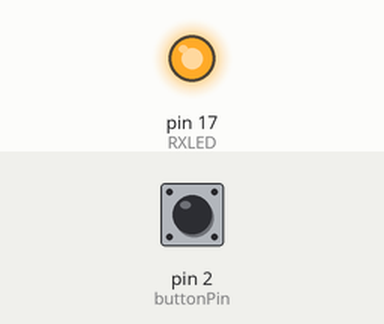
Simulated run of this sketch. Board: Arduino Leonardo, built with avr-gcc and run on an emulated ATmega32U4. On the bench: output pins drawn as LEDs (lit = HIGH). The test bench sets the inputs (shaded band); at power-on: pin 2 (buttonPin) HIGH. USB keyboard and mouse output is not drawn.

Above: at 0.3 s.
At 38.15 s:
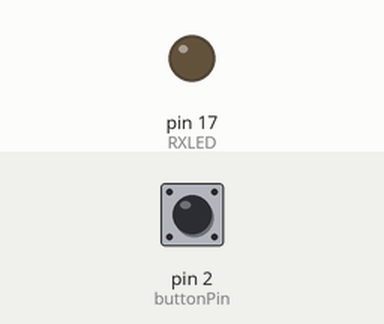
Timing chart, 0 to 39.8 s (numbered marks = the images above):
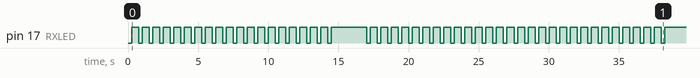

The sketch:

cbenroll-v124.ino
```cpp
#include <Keyboard.h>
#include "header.h"


/* Function Declarations */
void bootLoop();
void showSuccess();
void repeatKey(byte key, int num);
void blink();
void wait(int cycles);
void chooseSetup();
void enterCredentials();
void enterEnrollment();
void mute();

void setup()
{
    Keyboard.begin();          // Start the keyboard emulator
    pinMode(buttonPin, INPUT); // Set up the debugging pin. If you want to debug the code, use a length of wire to connect pins 2 and GND on the board
    digitalWrite(buttonPin, HIGH);

    pinMode(RXLED, OUTPUT); // Configure the on-board LED
    digitalWrite(RXLED, LOW);
    TXLED1;
}

void loop()
{ // Main Function - workflow is called within loop();
    if (digitalRead(buttonPin) == 1)
    { // Check for debugging. If not debugging, run the program
        wait(5);
        mute();
        enterEnrollment();
        if (ethernet) // For ethernet setup. To disable, change ethernet to false in header
        {
            TXLED1; // Toggle the TX on-board LED
            wait(10);
            chooseSetup();
            enterCredentials();
            if (retry)
            {
                Keyboard.write(KEY_ENTER); // press "Try again"
                wait(2);
                enterCredentials(); // re-enter credentials
                wait(2);
            }
        }
        showSuccess();
    }
    bootLoop();
}
```

header.h
```cpp
#include <Keyboard.h>

// Define Device Version #
#define device_version 124 // Change to the ChromeOS version you expect to use with Centipede

#define ethernet true // Set to false if using wireless setup

#define ssid false      // Define SSID for your wireless connection. Change false to "your ssid"
#define wifi_pass false // Define the password for your wireless connection. Change false to "your wifi-password"
#define username "----" // Define the user name for enrolling the device.
#define password "----" // The password for the enrollment GAFE account.

/* Advanced Network Options */
#define retry 0     // attempt to retry enrollment in the event of an enrollment error;
#define enroll true //[true,false] Set to false for devices which only need WiFi setup

/* Use this section for additional non-traditional methods*/
#define longer_enrollment_time 10 // Set to additional seconds to wait for Device Configuration and Enrollment
#define slowMode 1                // [0,1] Set to 1 if Centipede appears to be moving too quickly at any screen. This will slow down the entire process
#define update_wait_time 10       // Set to seconds to wait for mandatory updates to be downloaded

/* Version Definition */
#define VERSION_124 (device_version >= 124)

/* Character Definition */
#define KEY_LEFT_CTRL 0x80
#define KEY_LEFT_SHIFT 0x81
#define KEY_LEFT_ALT 0x82
#define KEY_RIGHT_CTRL 0x84
#define KEY_RIGHT_SHIFT 0x85
#define KEY_RIGHT_ALT 0x86
#define KEY_UP_ARROW 0xDA
#define KEY_DOWN_ARROW 0xD9
#define KEY_LEFT_ARROW 0xD8
#define KEY_RIGHT_ARROW 0xD7
#define KEY_BACKSPACE 0xB2
#define KEY_TAB 0xB3
#define KEY_ENTER 0xB0
#define KEY_ESC 0xB1
#define KEY_CAPS_LOCK 0xC1
#define KEY_MUTE 0x7F

int buttonPin = 2; // Set a button to any pin
int RXLED = 17;
static uint8_t __clock_prescaler = (CLKPR & (_BV(CLKPS0) | _BV(CLKPS1) | _BV(CLKPS2) | _BV(CLKPS3)));

void bootLoop()
{
    //      digitalWrite(RXLED, LOW);   // set the LED on
    TXLED0;     // TX LED is not tied to a normally controlled pin
    delay(200); // wait for a second
    TXLED1;
    delay(200);
    TXLED0;     // TX LED is not tied to a normally controlled pin
    delay(200); // wait for a second
    TXLED1;
    delay(800);
}

void showSuccess()
{
    digitalWrite(RXLED, HIGH); // set the LED off
    while (true)
    {
        bootLoop();
    }
}

void repeatKey(byte key, int num)
{
    for (int i = 0; i < num; i++)
    {
        Keyboard.write(key);
        delay(1000);
    }
}

void blink()
{
    digitalWrite(RXLED, LOW);
    //  TXLED1;
    delay(250);
    digitalWrite(RXLED, HIGH);
    //  TXLED0;
    delay(250);
}

void wait(int cycles)
{
    for (int i = 0; i < cycles; i++)
    {
        blink();
        if (slowMode)
        {
            delay(250);
        }
    }
}

void chooseSetup()
{
    repeatKey(KEY_TAB, 2);
    wait(2);
    Keyboard.write(KEY_ENTER);
    wait(2);
}

void enterCredentials()
{
    wait(5);
    Keyboard.write(KEY_ESC);
    wait(3);
    Keyboard.print(username);
    wait(3);
    Keyboard.write(KEY_ENTER);
    wait(8);
    Keyboard.print(password);
    wait(3);
    Keyboard.write(KEY_ENTER);
    wait(3);
}

void enterEnrollment()
{
    Keyboard.write(KEY_ENTER);
    wait(5);
}

void mute()
{
    Keyboard.write(KEY_MUTE);
}
```

Measured:
- by itself, pin 17 (RXLED): goes 19 × (HIGH 0.50 s, LOW 0.25 s), HIGH 2.5 s, 28 × (LOW 0.25 s, HIGH 0.50 s), LOW 0.25 s, then HIGH
